Frame 1 (no input): blank canvas, image omitted
Frame 60 (no input): blank canvas, image omitted
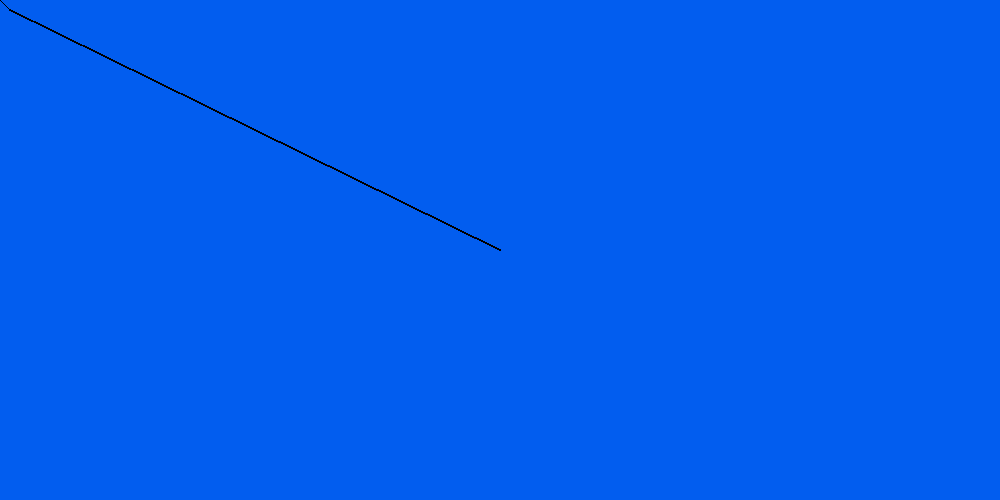
Frame 120 (the mouse pressed at the canvas centre since frame 60)

The p5.js sketch whose frames 1 and 60 were blank and that drew this single picture after the mouse press (run headless with seeded random() and noise() and a simulated clock; from frame 60 on, the mouse is pressed at the canvas centre):

// p5.js sketch
// ── sketch.js


function setup() {
  createCanvas(1000, 500);
  background(2, 93, 239);
}

function draw() {
  if (mouseIsPressed) {
    fill(200);
  } else {
    fill(200);
  } 
  triangle(mouseX, mouseY, 10, 10);
}


/**
function draw () {
	if (mouseIsPressed) {
		elipse(mouseX, mouseY, 500, -5000);
} 	else
		elipse(mouseX, mouseY, 500, 5000);
}

} **/
